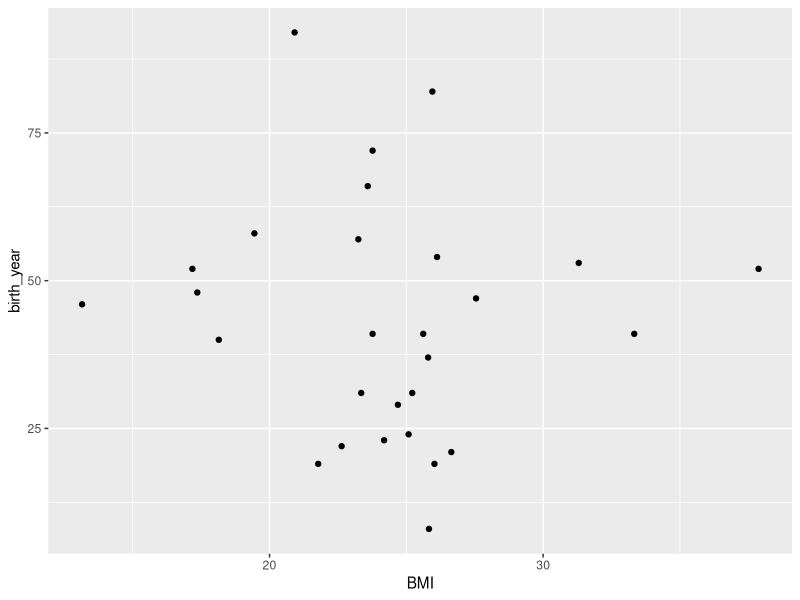
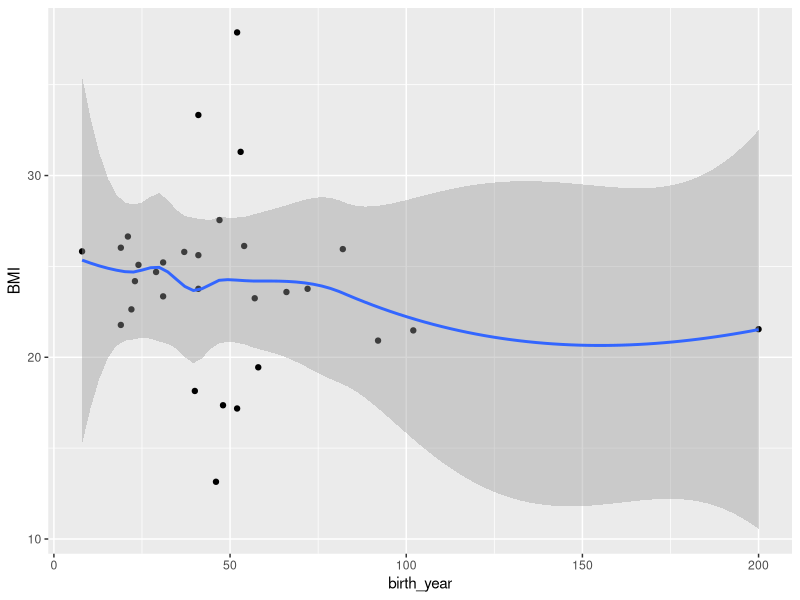
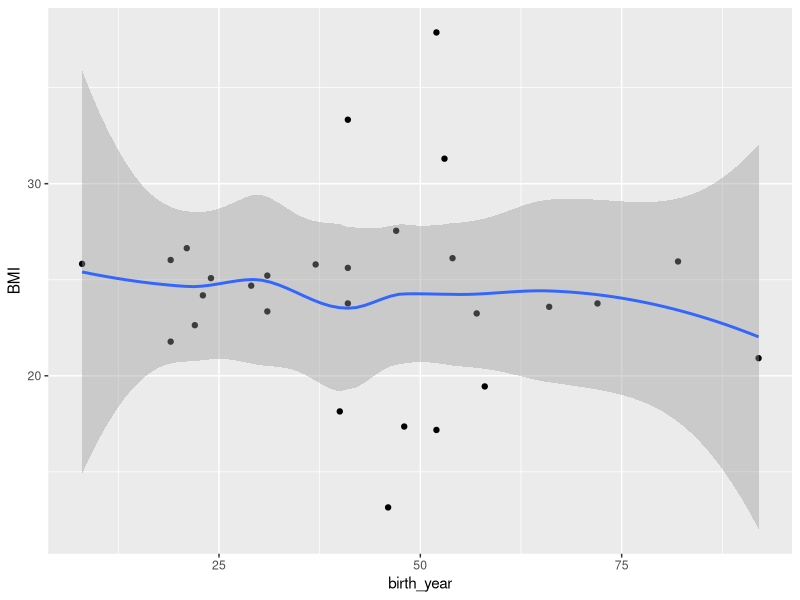

Write R code to recreate these figures, in order.
install.packages("tidyverse")
library(tidyverse)
view(starwars)

#1
shipNames<-filter(starwars,starships !="character(0)")
length(shipNames$name)
(shipNames$name)

#2
eye_color_f<-starwars%>%
  group_by(eye_color)%>%
  summarize(count=n())
arrange(eye_color_f,desc(count))

#3
#N/A(NULL) VARIABLES DELETED
no_null_list_x<-filter(starwars,birth_year !="N/A")
no_null_list<-filter(no_null_list_x,species !="N/A")
mean_age<-no_null_list %>%
  group_by(species) %>%
  summarize(
    mean_birth=mean(birth_year)
  )
a1<-arrange(mean_age,desc((mean_birth)))
head(a1,3) # oldest 3 species
a1 # mean age of all species

#3.1
#N/A(NULL) VARIABLES ARE NOT DELETED
mean_age<-starwars %>%
  group_by(species) %>%
  summarize(
    mean_birth=mean(birth_year)
  )
a1<-arrange(mean_age,desc(mean_birth))
head(a1,3) # oldest 3 species
a1 # mean age of all species

#4
my_char<-rbind(starwars,c(name="Sczk",height=183,mass=81,hair_color="black",skin_color="brunette",eye_color="brown",birth_year=23.0,sex="male",gender="masculine",homeworld="Dathomir",species="Zabrak","The Phantom Menace","Sith Speeder","Scimitar"))
my_char$height<-as.integer(my_char$height)
my_char$mass<-as.double(my_char$mass)
tail(my_char,1)

#5
my_char<-my_char %>%
  mutate(name,BMI=mass/((height/100)^2))

my_char<-my_char %>%
  mutate(name,health_hype = if_else(BMI>30, "obese",if_else(BMI>25,"overweight",if_else(BMI>18.5,"healthy","underweight"))))

view(my_char)

#6
cleaned_list<-na.omit(my_char)
cleaned_list$birth_year<-as.integer(cleaned_list$birth_year)
temp_list1<-filter(cleaned_list,birth_year<100.0)
ggplot(data=temp_list1)+
  geom_point(mapping=aes(x=BMI,y=birth_year))

#7
ggplot(data=cleaned_list)+
  geom_point(mapping=aes(x=birth_year,y=BMI))+
  geom_smooth(mapping=aes(x=birth_year,y=BMI))

ggplot(data=temp_list1,mapping=aes(x=birth_year,y=BMI))+
  geom_point()+
  geom_smooth(data=filter(temp_list1,birth_year<100 & BMI<100))

